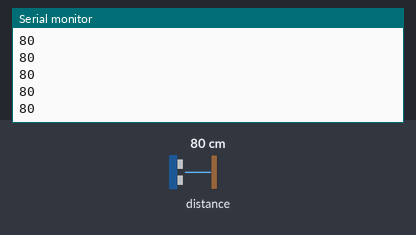
A sketch run on a simulated Arduino Uno, built with avr-gcc and run on an emulated ATmega328P. On the bench: the last lines printed to the serial monitor. The inputs (shaded band) are chosen by the test bench; at power-on: distance to the obstacle 80 cm.

Above: at 1.2 s.
1.3 s: distance to the obstacle set to 2 cm
At 2.1 s:
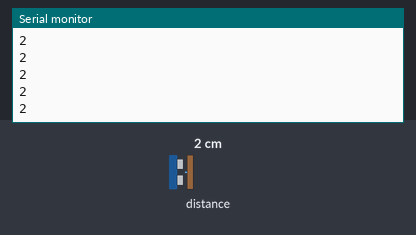
2.8 s: distance to the obstacle set to 4 cm
At 3.7 s:
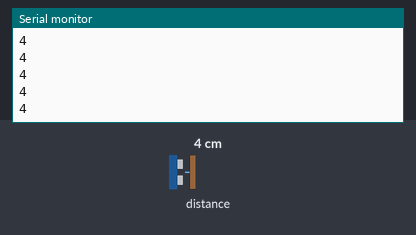
Timing chart, 0 to 5.8 s (numbered marks = the images above; inputs shaded):
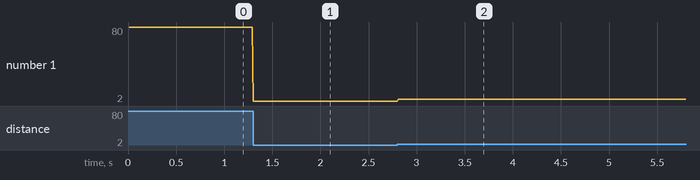

The sketch:

Distance_Single.ino
```cpp
 /* =============================================================================
2   LIDAR-Lite v2: Single sensor get single distance measurement
3
4   This example file demonstrates how to take a single distance measurement with
5   LIDAR-Lite v2 "Blue Label".
6
7   The library is in BETA, so subscribe to the github repo to recieve updates, or
8   just check in periodically:
9   https://github.com/PulsedLight3D/LIDARLite_v2_Arduino_Library
10
11   To learn more read over lidarlite.cpp as each function is commented
12 =========================================================================== */


#include <Wire.h>
#include <LIDARLite.h>


LIDARLite myLidarLite;


void setup() {
  Serial.begin(115200);
  myLidarLite.begin();
}


void loop() {
  Serial.println(myLidarLite.distance());
}
```

Measured:
- after the input at 1.3 s, the serial monitor: prints a new line at once (image 1)
- after the input at 2.8 s, the serial monitor: prints a new line at once (image 2)
- plotted number 1: 80 → 2 after the input at 1.3 s, 2 → 4 after the input at 2.8 s
